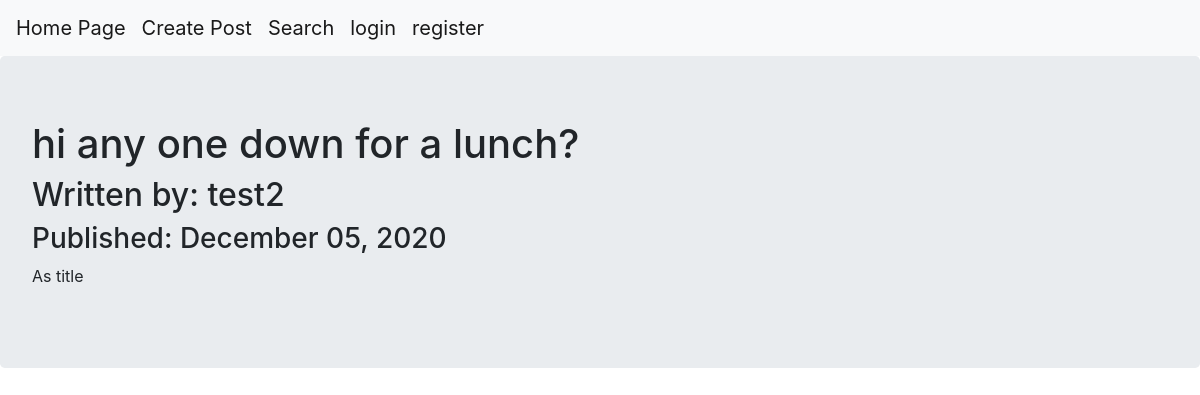
Page /8 on the committed database.
### projectKanpai/models.py (models this page shows, shortened)
class BlogPost(db.Model):
    users = db.relationship(User)
    id = db.Column(db.Integer,primary_key=True)
    user_id = db.Column(db.Integer, db.ForeignKey('users.id'), nullable = False)
    date = db.Column(db.DateTime, nullable = False, default = datetime.utcnow)
    title = db.Column(db.String(160), nullable = False)
    text = db.Column(db.Text, nullable = False)

class User(db.Model, UserMixin):
    __tablename__ = 'users'
    id = db.Column(db.Integer, primary_key = True)
    email = db.Column(db.String(64), unique=True, index=True)
    username = db.Column(db.String(64), unique=True, index=True)
    password_hash = db.Column(db.String(128))
    posts = db.relationship('BlogPost', backref='author')

### projectKanpai/users/views.py (the view)
@users.route("/<username>")
def user_posts(username):
    page = request.args.get('page',1,type=int)
    user = User.query.filter_by(username=username).first_or_404()
    blog_posts = BlogPost.query.filter_by(author=user).order_by(BlogPost.date.desc()
    ).paginate(page=page,per_page=5)
    return render_template('user_blog_posts.html', blog_posts=blog_posts, user=user)

### projectKanpai/blog_posts/views.py (called while the page is built)
@blog_posts.route('/<int:blog_post_id>')
def blog_post(blog_post_id):
    blog_post = BlogPost.query.get_or_404(blog_post_id)
    print(type(blog_post))
    return render_template('blog_post.html', title=blog_post.title,
                            date=blog_post.date, post=blog_post
    )

### projectKanpai/templates/blog_post.html (shortened to what this page needs)
{% extends "base.html" %}
{% block content %}
<div class="jumbotron">
  <h1>{{post.title}}</h1>
  <h2>Written by: {{post.author.username}}</h2>
  <h3>Published: {{post.date.strftime('%B %d, %Y')}}</h3>
  <p>{{post.text}}</p>
</div>
{% endblock %}

### rows in the picture
BlogPost: title "hi any one down for a lunch?", date "December 05, 2020", text "As title"
User: author.username "test2"
